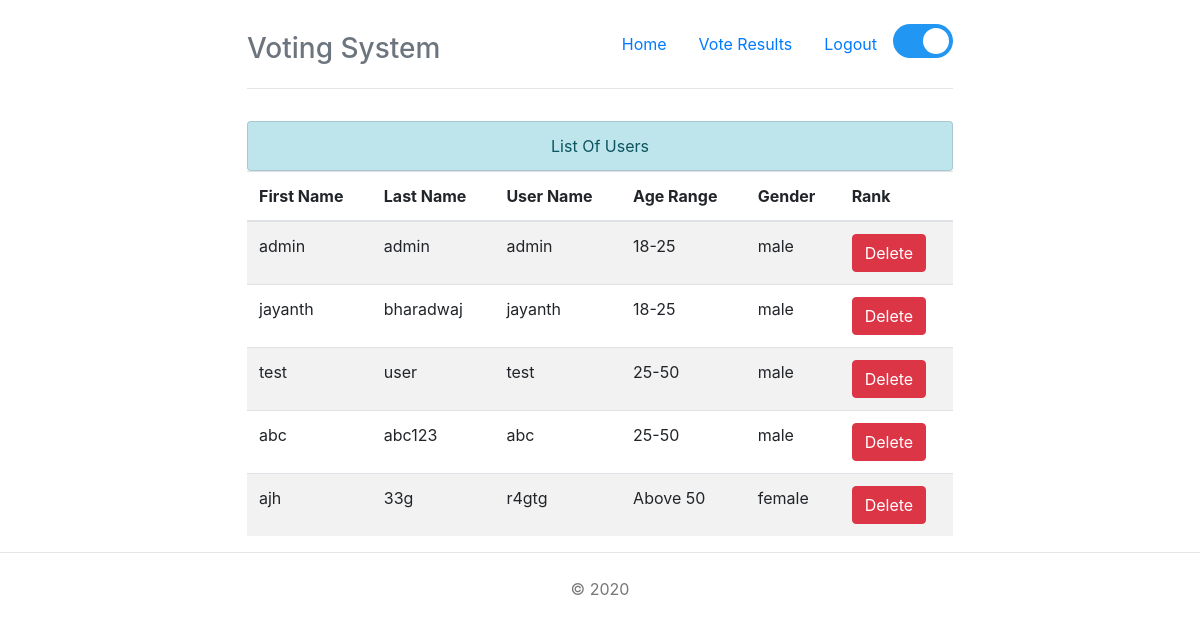
The page /users.php (signed in) on the database as committed earlier.
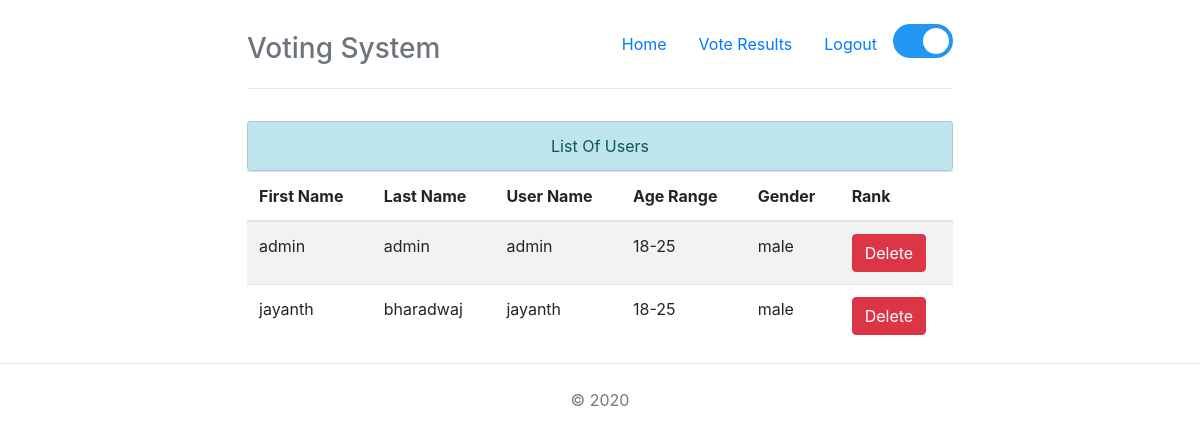
The same page on the database as committed later.
### tables this page shows
CREATE TABLE `users` (
  `UserId` int(11) NOT NULL,
  `firstName` varchar(255) NOT NULL,
  `lastName` varchar(255) NOT NULL,
  `userName` varchar(255) NOT NULL,
  `ageRange` varchar(255) NOT NULL,
  `gender` varchar(255) NOT NULL,
  `password` varchar(255) NOT NULL,
  `role` int(11) NOT NULL
);

### users.php (the view, shortened to what this page needs)
<?php
include "head.php";
?>
<body>
  <div class="container">
    <?php include "navbar.php"; ?>
    <?php if ($_SESSION) {
      if ($_SESSION['rank'] == 'admin') {
        include "connection.php";
    ?>
        <ul class="list-group">
          <center>
            <li class="list-group-item list-group-item-info">List Of Users</li>
          </center>
        </ul>
        <?php
        $uq = "SELECT * FROM users";
        $uqr = mysqli_query($conn, $uq);
        if (mysqli_num_rows($uqr) < 1) {
          echo '<font color="red">No Users found</font>';
        } else { ?>
          <table class="table table-striped table-hover">
            <thead>
              <tr>
                <th>First Name</th>
                <th>Last Name</th>
                <th>User Name</th>
                <th>Age Range</th>
                <th>Gender</th>
                <th>Rank</th>
              </tr>
            </thead>
            <tbody>
              <?php
              while ($row = mysqli_fetch_array($uqr)) {
                $id = $row['UserId'];
                $firstname = $row['firstName'];
                $lastname = $row['lastName'];
                $username = $row['userName'];
                $age = $row['ageRange'];
                $gender = $row['gender'];
              ?> <tr>
                  <td><?php echo $firstname; ?></td>
                  <td><?php echo $lastname; ?></td>
                  <td><?php echo $username; ?></td>
                  <td><?php echo $age; ?></td>
                  <td><?php echo $gender; ?></td>
                  <td><button class="btn btn-danger" onclick="deleteUser('<?php echo $id;?>')">Delete</button></td>
                </tr>
              <?php } ?>
            </tbody>
          </table>
        <?php }
        ?>
    <?php }
    } else {
      echo "You don't have access";
    } ?>
  </div>
  <?php include "footer.php"; ?>
</body>

### head.php (shortened to what this page needs)
<!DOCTYPE html>
<html lang="en">
<head>
  <link rel="stylesheet" href="https://maxcdn.bootstrapcdn.com/bootstrap/4.0.0/css/bootstrap.min.css">
  <link rel="stylesheet" href="custom.css" />
</head>

### navbar.php (shortened to what this page needs)
<div class="header clearfix">
  <nav>
    <ul class="nav nav-pills float-right">
      <li class="nav-item">
        <a class="nav-link" href="index.php">Home</span></a>
      </li>
      <?php if ($_SESSION) {
        if ($_SESSION['rank'] == 'admin') {
      ?>
          <li class="nav-item">
            <a class="nav-link" href="vote_results.php">Vote Results</a>
          </li>
      <?php }
      } ?>
      <?php if ($_SESSION) {
      ?>
        <li class="nav-item">
          <a class="nav-link" href="logout.php">Logout</a>
        </li>
      <?php } ?>
      <li class="nav-item">
        <label class="switch">
          <input type="checkbox" id="background"> <span class="slider round"></span>
        </label>
      </li>
    </ul>
  </nav>
  <h3 class="text-muted">Voting System</h3>
</div>

### footer.php (shortened to what this page needs)
<footer class="footer">
  <center>
    <p>&copy; <?php echo Date('Y'); ?></p>
  </center>
</footer>

### custom.css (style rules this page uses)
body { padding-top: 1.5rem; padding-bottom: 1.5rem; }
.header, .marketing, .footer { padding-right: 1rem; padding-left: 1rem; }
.header { padding-bottom: 1rem; border-bottom: .05rem solid #e5e5e5; }
.header h3 { margin-top: 0; margin-bottom: 0; line-height: 3rem; }
.footer { padding-top: 1.5rem; color: #777; border-top: .05rem solid #e5e5e5; }
@media (min-width: 48em) { .container { max-width: 46rem; } }
@media screen and (min-width: 48em) { .header, .marketing, .footer { padding-right: 0; padding-left: 0; } }
@media screen and (min-width: 48em) { .header { margin-bottom: 2rem; } }
.switch { position: relative; display: inline-block; width: 60px; height: 34px; }
.slider { position: absolute; cursor: pointer; top: 0; left: 0; right: 0; bottom: 0; background-color: #000; -webkit-transition: .4s; transition: .4s; }
.slider:before { position: absolute; content: ""; height: 26px; width: 26px; left: 4px; bottom: 4px; background-color: white; -webkit-transition: .4s; transition: .4s; }
input:checked+.slider { background-color: #2196F3; }
input:checked+.slider:before { -webkit-transform: translateX(26px); -ms-transform: translateX(26px); transform: translateX(26px); }
.slider.round { border-radius: 34px; }
.slider.round:before { border-radius: 50%; }

Rows that differ between the two databases and show on the page:
removed users: firstName "test", lastName "user", userName "test", ageRange "25-50", gender "male"
removed users: firstName "abc", lastName "abc123", userName "abc", ageRange "25-50", gender "male"
removed users: firstName "ajh", lastName "33g", userName "r4gtg", ageRange "Above 50", gender "female"
